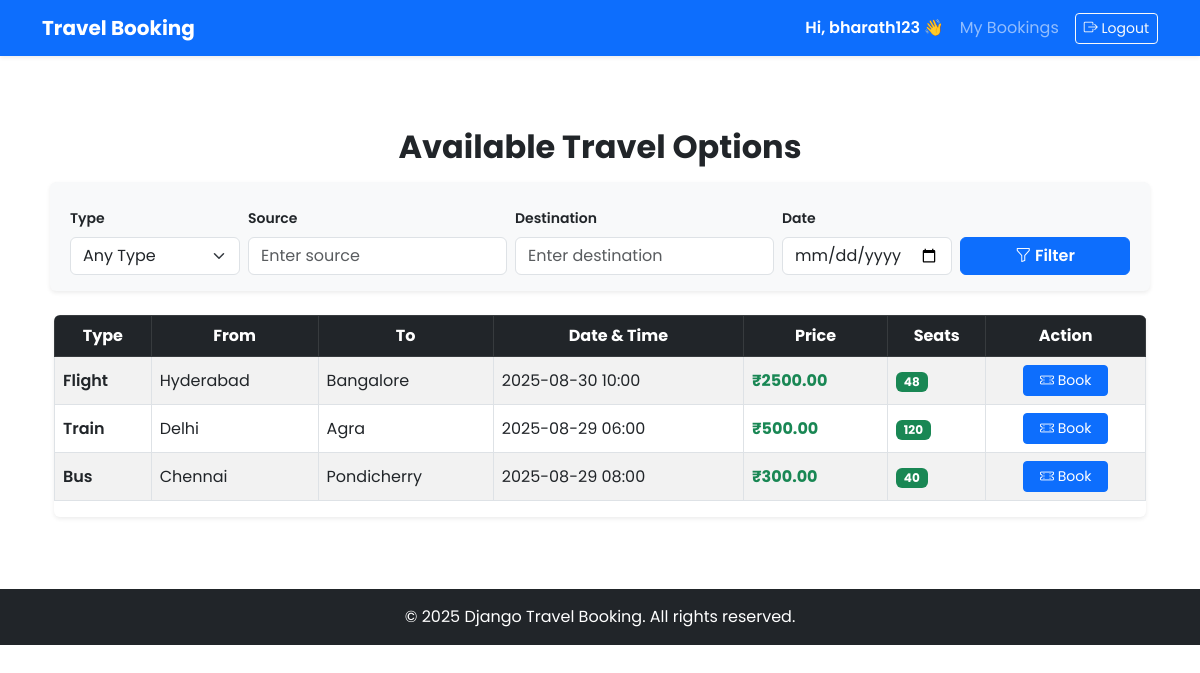
Screenshot of / (signed in) with the database file from the repository.
### core/models.py (models this page shows, shortened)
class TravelOption(models.Model):
    TRAVEL_TYPES=[('Flight','Flight'),('Train','Train'),('Bus','Bus')]
    type=models.CharField(max_length=20,choices=TRAVEL_TYPES)
    source=models.CharField(max_length=100)
    destination=models.CharField(max_length=100)
    date_time=models.DateTimeField()
    price=models.DecimalField(max_digits=10,decimal_places=2)
    available_seats=models.PositiveIntegerField()

### core/views.py (the view)
# urls.py: path('', views.home, name='home'),
def home(request):
    travels = TravelOption.objects.all()
    ttype = request.GET.get('type') or ''
    src = request.GET.get('source') or ''
    dst = request.GET.get('destination') or ''
    date = request.GET.get('date') or ''
    if ttype: travels = travels.filter(type=ttype)
    if src: travels = travels.filter(source__icontains=src)
    if dst: travels = travels.filter(destination__icontains=dst)
    if date: travels = travels.filter(date_time__date=date)
    return render(request, 'core/travel_list.html', {'travels': travels, 'filters': {'type': ttype, 'source': src, 'destination': dst, 'date': date}})

### templates/core/travel_list.html (shortened to what this page needs)
{% extends 'core/base.html' %}
{% block content %}
<div class="container py-4">
  <h2 class="mb-4 text-center fw-bold">Available Travel Options</h2>
  <form method="get" class="row g-2 mb-4 align-items-end bg-light p-3 rounded shadow-sm">
    <div class="col-6 col-md-2">
      <label class="form-label small fw-semibold">Type</label>
      <select name="type" class="form-select">
        <option value="">Any Type</option>
      </select>
    </div>
    <div class="col-6 col-md-3">
      <label class="form-label small fw-semibold">Source</label>
      <input type="text" name="source" value="{{ filters.source }}" class="form-control" placeholder="Enter source">
    </div>
    <div class="col-6 col-md-3">
      <label class="form-label small fw-semibold">Destination</label>
      <input type="text" name="destination" value="{{ filters.destination }}" class="form-control" placeholder="Enter destination">
    </div>
    <div class="col-6 col-md-2">
      <label class="form-label small fw-semibold">Date</label>
      <input type="date" name="date" value="{{ filters.date }}" class="form-control">
    </div>
    <div class="col-12 col-md-2">
      <button class="btn btn-primary w-100 fw-semibold" type="submit">
        <i class="bi bi-funnel"></i> Filter
      </button>
    </div>
  </form>
  <div class="table-responsive shadow-sm rounded">
    <table class="table table-bordered table-striped align-middle">
      <thead class="table-dark">
        <tr class="text-center">
          <th>Type</th>
          <th>From</th>
          <th>To</th>
          <th>Date & Time</th>
          <th>Price</th>
          <th>Seats</th>
          <th>Action</th>
        </tr>
      </thead>
      <tbody>
        {% for t in travels %}
          <tr>
            <td class="fw-semibold">{{ t.type }}</td>
            <td>{{ t.source }}</td>
            <td>{{ t.destination }}</td>
            <td>{{ t.date_time|date:'Y-m-d H:i' }}</td>
            <td class="text-success fw-bold">₹{{ t.price }}</td>
            <td>
              {% if t.available_seats > 0 %}
                <span class="badge bg-success">{{ t.available_seats }}</span>
              {% else %}
                <span class="badge bg-danger">Full</span>
              {% endif %}
            </td>
            <td class="text-center">
              {% if t.available_seats > 0 %}
                <a class="btn btn-sm btn-primary px-3" href="{% url 'book_travel' t.id %}">
                  <i class="bi bi-ticket-perforated"></i> Book
                </a>
              {% else %}
                <button class="btn btn-sm btn-secondary px-3" disabled>
                  <i class="bi bi-x-circle"></i> Unavailable
                </button>
              {% endif %}
            </td>
          </tr>
        {% endfor %}
      </tbody>
    </table>
  </div>
</div>
{% endblock %}

### templates/core/base.html (shortened to what this page needs)
{% load static %}
<!DOCTYPE html>
<html lang="en">
<head>
  <link href="https://cdn.jsdelivr.net/npm/bootstrap@5.3.0/dist/css/bootstrap.min.css" rel="stylesheet">
  <link rel="stylesheet" href="{% static 'core/styles.css' %}">
</head>
<body style="font-family: 'Poppins', sans-serif;">
  <nav class="navbar navbar-expand-lg navbar-dark bg-primary shadow-sm">
    <div class="container">
      <a class="navbar-brand fw-bold" href="/">Travel Booking</a>
      <div class="collapse navbar-collapse" id="navbarNav">
        <ul class="navbar-nav ms-auto align-items-center">
          {% if user.is_authenticated %}
            <li class="nav-item me-2">
              <span class="navbar-text text-white fw-semibold">
                Hi, {{ user.username }} 👋
              </span>
            </li>
            <li class="nav-item">
              <a class="nav-link" href="{% url 'my_bookings' %}">My Bookings</a>
            </li>
            <li class="nav-item">
              <form method="POST" action="{% url 'logout' %}" class="d-inline">
                <button type="submit" class="btn btn-outline-light btn-sm ms-2">
                  <i class="bi bi-box-arrow-right"></i> Logout
                </button>
              </form>
            </li>
          {% else %}
            <li class="nav-item"><a class="nav-link" href="{% url 'register' %}">Register</a></li>
            <li class="nav-item"><a class="nav-link" href="{% url 'login' %}">Login</a></li>
          {% endif %}
        </ul>
      </div>
    </div>
  </nav>
  <main class="container my-5">
    {% block content %}{% endblock %}
  </main>
  <footer class="bg-dark text-white text-center py-3 mt-5">
    <p class="mb-0">&copy; 2025 Django Travel Booking. All rights reserved.</p>
  </footer>
  <link rel="stylesheet" href="https://cdn.jsdelivr.net/npm/bootstrap-icons@1.10.5/font/bootstrap-icons.css">
</body>
</html>

### rows the page displays
TravelOption: type "Flight", source "Hyderabad", destination "Bangalore", date_time "2025-08-30 10:00", price "2500.00", available_seats "48", shows "Book"
TravelOption: type "Train", source "Delhi", destination "Agra", date_time "2025-08-29 06:00", price "500.00", available_seats "120", shows "Book"
TravelOption: type "Bus", source "Chennai", destination "Pondicherry", date_time "2025-08-29 08:00", price "300.00", available_seats "40", shows "Book"

### other values shown
{{ user.username }} "bharath123"
